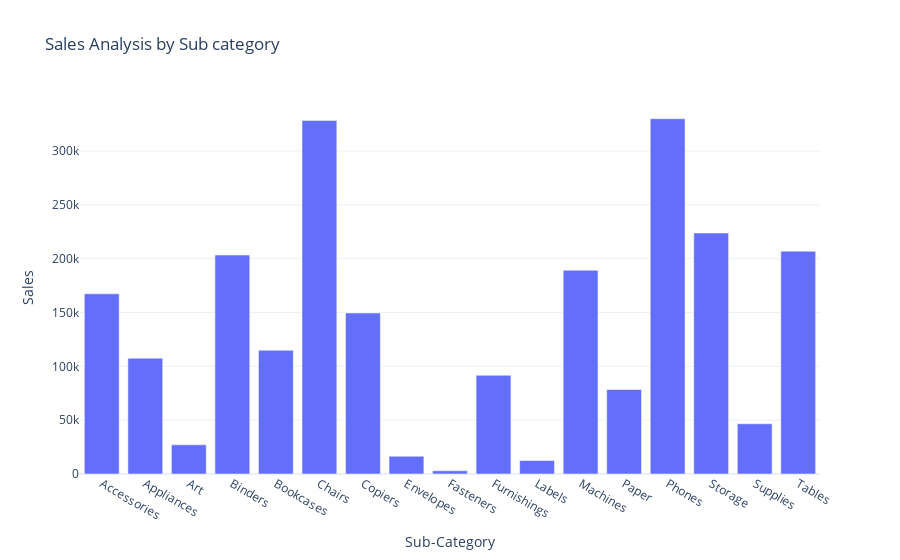

The notebook cell saved with this chart:
### Code cell
fig = px.bar(sales_by_subcategory,
            x = 'Sub-Category',
            y = 'Sales',
            title = 'Sales Analysis by Sub category')
fig.show()

### Figure 1 — Plotly figure (JSON) as saved in the notebook; plotly's stock layout.template omitted (floating-point values rounded to 4 significant figures)
{"data": [{"alignmentgroup": "True", "hovertemplate": "Sub-Category=%{x}<br>Sales=%{y}<extra></extra>", "legendgroup": "", "marker": {"color": "#636efa", "pattern": {"shape": ""}}, "name": "", "offsetgroup": "", "orientation": "v", "showlegend": false, "textposition": "auto", "type": "bar", "x": ["Accessories", "Appliances", "Art", "Binders", "Bookcases", "Chairs", "Copiers", "Envelopes", "Fasteners", "Furnishings", "Labels", "Machines", "Paper", "Phones", "Storage", "Supplies", "Tables"], "xaxis": "x", "y": [167400.0, 107500.0, 27120.0, 203400.0, 114900.0, 328400.0, 149500.0, 16480.0, 3024.0, 91710.0, 12490.0, 189200.0, 78480.0, 330000.0, 223800.0, 46670.0, 207000.0], "yaxis": "y"}], "layout": {"autosize": true, "barmode": "relative", "legend": {"tracegroupgap": 0}, "title": {"text": "Sales Analysis by Sub category"}, "xaxis": {"anchor": "y", "autorange": true, "domain": [0, 1], "range": [-0.5, 16.5], "title": {"text": "Sub-Category"}, "type": "category"}, "yaxis": {"anchor": "x", "autorange": true, "domain": [0, 1], "range": [0, 347400.0], "title": {"text": "Sales"}, "type": "linear"}}}
